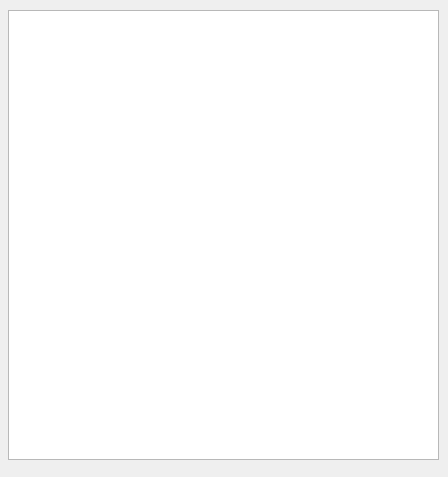
<?xml version="1.0" encoding="UTF-8"?>
<ui version="4.0">
 <class>ValWnd</class>
 <widget class="QWidget" name="ValWnd">
  <property name="geometry">
   <rect>
    <x>0</x>
    <y>0</y>
    <width>448</width>
    <height>477</height>
   </rect>
  </property>
  <property name="windowTitle">
   <string>Form</string>
  </property>
  <widget class="QTextEdit" name="textEdit">
   <property name="geometry">
    <rect>
     <x>8</x>
     <y>10</y>
     <width>431</width>
     <height>450</height>
    </rect>
   </property>
  </widget>
 </widget>
 <resources/>
 <connections/>
</ui>
